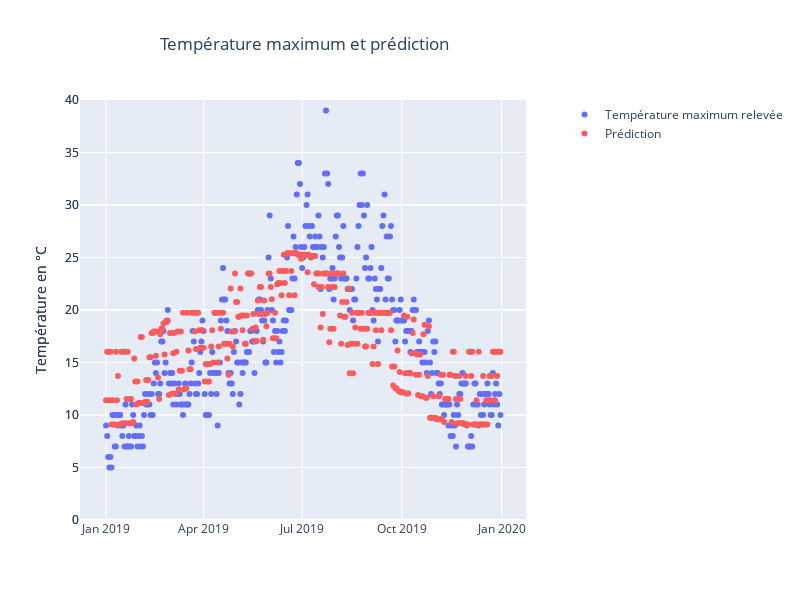

Notebook source saved alongside this figure:
### Markdown cell above
Your prediction is stored in a DataFrame. **So, you can visualize your prediction without the "source" column.** Let's try it.
Create on the same scatterplot chart :
- X-axis : DATE
- Y-axis : MAX temperatures in blue dots and 'predict' in red dots.

### Code cell
# Your code here :
trace1 = go.Scatter(
    
    x=df_weather["DATE"],
    y=df_weather["MAX_TEMPERATURE_C"],
        mode='markers',
        name = "Température maximum relevée"
)
trace2 = go.Scatter(
    x=df_weather["DATE"],
    y=df_weather["predict"],
    mode='markers',
    marker=dict(color='rgb(254,92,92)'),
    name = "Prédiction"

)

fig = make_subplots(specs=[[{"secondary_y": True}]])
fig.add_trace(trace1)
fig.add_trace(trace2,secondary_y=True)


fig.update_layout(height = 600, width = 800, title = "Température maximum et prédiction", title_x=0.2)
fig.update_yaxes(range=[0, 40], title="Température en °C", side="left")
fig.show()

### Figure 1 — Plotly figure (JSON) as saved in the notebook; plotly's stock layout.template omitted (floating-point values rounded to 4 significant figures; data arrays with more than 128 entries replaced by an {"elided": "..."} marker saying what was removed)
{"data": [{"mode": "markers", "name": "Température maximum relevée", "type": "scatter", "x": {"elided": "365 str values"}, "y": {"elided": "365 int values"}}, {"marker": {"color": "rgb(254,92,92)"}, "mode": "markers", "name": "Prédiction", "type": "scatter", "x": {"elided": "365 str values"}, "xaxis": "x", "y": {"elided": "365 float values"}, "yaxis": "y2"}], "layout": {"height": 600, "title": {"text": "Température maximum et prédiction", "x": 0.2}, "width": 800, "xaxis": {"anchor": "y", "domain": [0, 0.94]}, "yaxis": {"anchor": "x", "domain": [0, 1], "range": [0, 40], "side": "left", "title": {"text": "Température en °C"}}, "yaxis2": {"anchor": "x", "overlaying": "y", "range": [0, 40], "side": "left", "title": {"text": "Température en °C"}}}}
